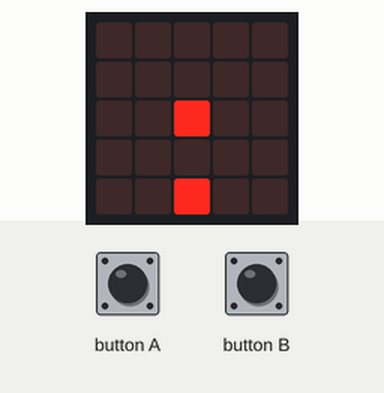
Simulated run of this program. Board: BBC micro:bit (MakeCode). Shown: the board's 5×5 LED display. Inputs (shaded band) come from the test bench. Random numbers come from a fixed seed.

Above: at 1.2 s.
1.3 s: button A pressed for 0.15 s
At 1.9 s:
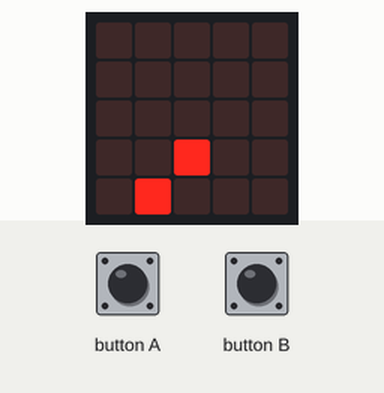
2.0 s: button B pressed for 0.15 s
At 2.32 s:
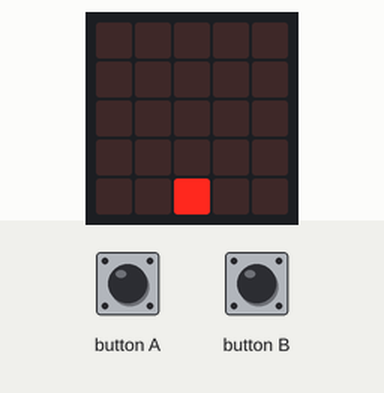
2.7 s: button B pressed for 0.15 s
At 3.3 s:
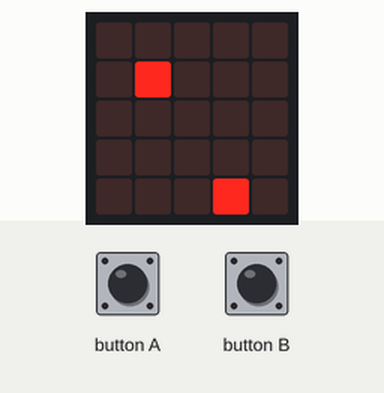
3.4 s: button A pressed for 0.15 s
At 3.77 s:
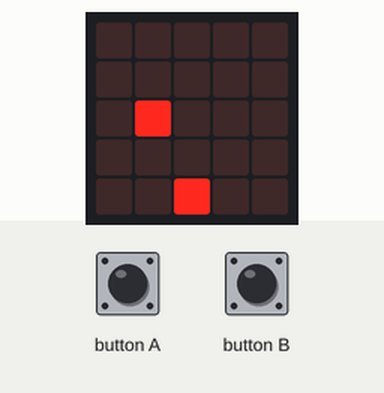
4.1 s: button B pressed for 0.15 s
At 4.72 s:
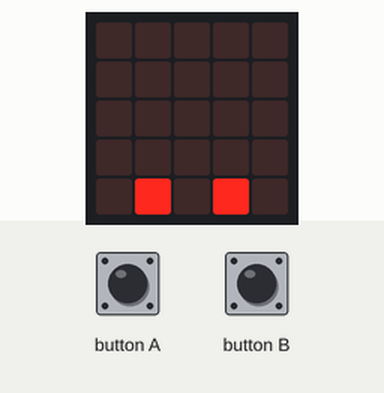
4.8 s: button A pressed for 0.15 s
At 5.4 s:
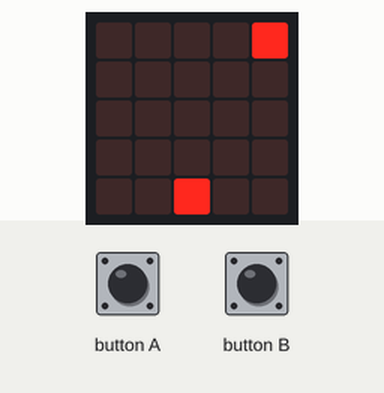
Timing chart, 0 to 7.8 s (numbered marks = the images above; inputs shaded):
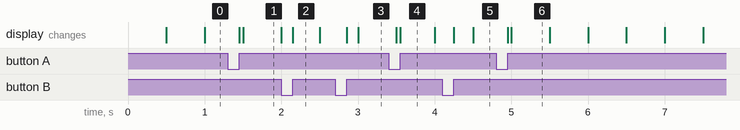

Measured:
- what the display in image 4 shows lasts 0.4 s, from 3.6 s to 4.0 s

The program:

main.ts
```typescript
input.onButtonPressed(Button.A, function () {
    led.unplot(barre, 4)
    barre += -1
    if (barre < 0) {
        barre = 4
    }
    led.plot(barre, 4)
})
input.onButtonPressed(Button.B, function () {
    led.unplot(barre, 4)
    barre += 1
    if (barre > 4) {
        barre = 0
    }
    led.plot(barre, 4)
})
let collision = false
let barre = 0
barre = 2
led.plot(barre, 4)
let tetris_x = 2
let tetris_y = 0
led.plot(tetris_x, tetris_y)
basic.forever(function () {
    basic.pause(500)
    while (collision == false) {
        led.unplot(tetris_x, tetris_y)
        tetris_y += 1
        if (tetris_y >= 5) {
            tetris_y = 0
            tetris_x = randint(0, 4)
        }
        led.plot(tetris_x, tetris_y)
        collision = tetris_x == barre && tetris_y == 4
        basic.pause(500)
    }
    images.createImage(`
        . # . # .
        . # . # .
        . . . . .
        . # # # .
        # . . . #
        `).showImage(0)
})
```

test.ts
```typescript
// les tests vont ici ; cela ne sera pas compilé si ce paquet est utilisé en tant qu'extension.
```
